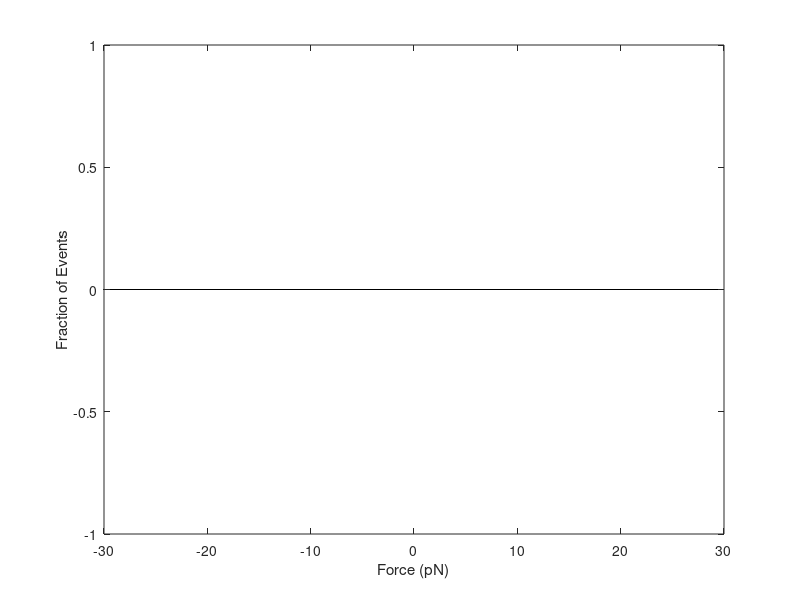

Here is the MATLAB script that generated this plot: (Note: this script raises an error after producing the figure.)
% Penn              14 Feb 2012         Adam G. Hendricks
% aggregate force trace data from several experiments

%November 2021: Emily cleaning up some stuff that she added

%%
clear all, close all, clear java
addpath('/Users/emilyprowse/Documents/McGill/Hendricks_Lab/Analysis/New_General_codes/');
addpath('/Users/emilyprowse/Documents/McGill/Hendricks_Lab/Analysis/Statistical_testing/');
addpath('/Users/emilyprowse/Documents/McGill/Hendricks_Lab/Analysis/New_General_codes/histf_v1/');
% datdir='/Volumes/Emily_2022/Omar_OT/U2OS/Good_force_traces/Force_mat/';
datdir='/Volumes/Emily_2022/Neurons/Good_OT_motors/';
%flist=dir([datdir,'*_force.mat']); %LBCs in live cells
WT_color=[0.3 0.3 0.3]; %early
S421D_color=[0 0.6 0]; %early
% WT_color=[0.2902 0.5569  0.8863]; %late
% S421D_color=[0.4314    0.6863    0.4745];%late
for condition=1:2
    if condition==1
        flist=dir([datdir,'*.mat']);
    elseif condition ==2
        flist=dir([datdir,'*.mat']);
    end
 
numel(flist); %to print the number of files incorporated into the analysis

cmapa=colormap(winter(12));
cmapr=colormap(hot(12));
%%

stall_force=[];
stall_time=[];
stall_vel=[];
stall_snapvel=[];
time_ant=[];
time_ret=[];
max_force_ant=[];
max_force_ret=[];
Fthreshold =0.5; %[pN] force threshold to define and event - 1.5, Emily modified from 0.7 to 0.5, Emily added this from unbinding rate code

%Emily trying to incorporate binding rate
force_bins = [-15:0.5:-Fthreshold,Fthreshold:0.5:15];
C_unbinding = zeros(size(force_bins)); %number of unbinding events in each force bin
C_points = zeros(size(force_bins)); %number of data points in each force bin
binding_rate = [];

for kf=1:numel(flist)
    datf=load([datdir,flist(kf).name]);
    stall_force=[stall_force,datf.stall_force];
    stall_time=[stall_time,datf.stall_time];
    stall_vel=[stall_vel,datf.stall_vel];
    stall_snapvel=[stall_snapvel,datf.stall_snapvel];
    max_force_ant=[max_force_ant,max(datf.stall_force)];
    max_force_ret=[max_force_ret,min(datf.stall_force)];
    
    jkant=find(datf.stall_force>0);
    jkret=find(datf.stall_force<0);
    time_ant(kf)=sum(datf.stall_time(jkant));
    time_ret(kf)=sum(datf.stall_time(jkret));
    
    %Emily trying to add in the binding rate
    flat_part_C_points = hist(datf.stall_force,force_bins);
end

%apply stall criteria
%jkp=find(stall_time>0.1 & abs(stall_vel)>200);
%jkp=find(stall_time>0.1 & abs(stall_vel)>500);
%jkp=find(stall_time>1 & abs(stall_snapvel)>250 & abs(stall_vel)>0);% & sign(stall_snapvel)+sign(stall_vel)==0);%[0.25,1.0] & abs(stall_vel)>500);
% jkp=find(stall_time>1); %Original
jkp=find(stall_time>0.25); %Emily
%jkp=find(stall_time>0);

jkpa=find(stall_force(jkp)>0);
mean_force_ant=mean(stall_force(jkp(jkpa)));
std_force_ant=std(stall_force(jkp(jkpa)));

jkpr=find(stall_force(jkp)<0);
mean_force_ret=mean(stall_force(jkp(jkpr)));
std_force_ret=std(stall_force(jkp(jkpr)));

%Emily added to get true stall force values
mean_force_ant_2{condition}=mean_force_ant;
mean_force_ret_2{condition}=mean_force_ret;
std_force_ant_2{condition}=std_force_ant;
std_force_ret_2{condition}=std_force_ret;
stall_force_ant_2{condition}=stall_force(jkp(jkpa));
stall_force_ret_2{condition}=stall_force(jkp(jkpr));
stall_time_ant_2{condition}=stall_time(jkp(jkpa));
stall_time_ret_2{condition}=stall_time(jkp(jkpr));

% dfs=0.25;%[0.5]
% dfs=0.25; %Emily modifying based on Adam's suggestion
dfs=0.5; %Emily modifying based on Adam's suggestion-modified again to increase bin size
% fs=-15:dfs:15;%Original
fs=-25:dfs:25; %Emily
ns=hist(stall_force(jkp),fs);
figure %('Name',append(num2str(condition),'Force histogram 1'),'NumberTitle','off'), hold on, 
bar(fs,ns,1)
xlabel('Force (pN)'), ylabel('Fraction of Events')
%Emily trying some stuff
% figure('Name',append(num2str(condition),'Stall time force distribution'),'NumberTitle','off'), hold on,
% bar(stall_time(jkp), stall_force(jkp))
% xlabel('Force (pN)'), ylabel('Fraction of Events')

ja=find(fs>0);
jr=find(fs<0);

figure('Name',append(num2str(condition),'Force histogram 2'),'NumberTitle','off'), hold on, 
xlabel('Force (pN)'), ylabel('Fraction of Events'), legend('Anterograde','Retrograde')
hold on, hba=bar(fs(ja),ns(ja)./sum(ns(ja)),1) 
set(hba,'facecolor','w')%'edgecolor',[1 1 1],'linewidth',2)
hold on, hbr=bar(-fs(jr),-ns(jr)./sum(ns(jr)),1,'r')
set(hbr,'facecolor','w','edgecolor',0.25.*[1 1 1],'linewidth',2)
axis tight
nsa_max=max(ns(ja)./sum(ns(ja)));
nsr_max=max(ns(jr)./sum(ns(jr)));
publication_fig(0,0,1)


 %saving the variables
% force_fraction_ant{condition}=ns(ja)./(sum(ns(ja))+sum(ns(jr))); %Original
% force_fraction_ret{condition}=-ns(jr)./(sum(ns(ja))+sum(ns(jr))); %Original
force_fraction_ant{condition}=ns(ja)./(sum(ns(ja))+sum(ns(jr))); %Emily modified Mar 2022 to have total fraction rather than only fraction of anterograde
force_fraction_ret{condition}=-ns(jr)./(sum(ns(ja))+sum(ns(jr)));%Emily modified Mar 2022 to have total fraction rather than only fraction of retrograde
force_range_ant{condition}=fs(ja);
force_range_ret{condition}=-fs(jr);

% %fit histograms
% Nopt_max=8;%original
Nopt_max_ant=3; %Emily for late
% Nopt_max_ant=3; %Emily for early
fss_ant=0:0.01:20; %changed from 0:0.01:15
fss_ret=-20:0.01:0; %changed from -15:0.01:0
options = statset('Display','final','MaxIter',1000,'TolX',1e-8,'robust','on');

for kdist=1:Nopt_max_ant;%1:10; 
    objk_ant = gmdistribution.fit(stall_force(jkp(jkpa))',kdist,'Options',options,'Start','randSample');
    obj_force_ant{kdist}=objk_ant
    aic_force_ant(kdist)=objk_ant.AIC
    bic_force_ant(kdist)=objk_ant.BIC 
    pdfka=pdf(objk_ant,fss_ant');
    %hold on, plot(fss_ant,pdfka.*1.2.*(nsr_max/max(pdfkr)),'color',cmapa(kdist,:),'linewidth',2)
end

% Nopt_max_ret=2; %Emily for early
Nopt_max_ret=4; %Emily for late
for kdist=1:Nopt_max_ret;%1:10;
    objk_ret = gmdistribution.fit(stall_force(jkp(jkpr))',kdist,'Options',options,'Start','randSample');
    obj_force_ret{kdist}=objk_ret;
    aic_force_ret(kdist)=objk_ret.AIC;
    bic_force_ret(kdist)=objk_ret.BIC;
    pdfkr=pdf(objk_ret,fss_ret');
    %hold on, plot(-fss_ret,-pdfkr.*1.2.*(nsa_max/max(pdfkr)),'color',cmapr(kdist,:),'linewidth',2)
end
%[aic_llf_ret,jopt_ret]=min(aic_force_ret);
[bic_llf_ret,jopt_ret]=min(bic_force_ret);
pfit_stalls_ret=pdf(obj_force_ret{jopt_ret},fss_ret');
Cpr=1.2.*(max(ns(jr)./sum(ns(jr)))/max(pfit_stalls_ret))
pfit_stalls_ret_per_cond{condition}=pfit_stalls_ret.*Cpr; %Emily
hold on, plot(-fss_ret,-pfit_stalls_ret.*Cpr,'linewidth',2,'color',0.25.*[1 1 1])
% for kc=1:jopt_ret, %to plot each component separately
%     pfc=mvnpdf(fss_ret',obj_force_ret{jopt_ret}.mu(kc),obj_force_ret{jopt_ret}.Sigma(kc));
%     %pfc=pdf('norm',fss_ret',obj_force_ret{jopt_ret}.mu(kc),obj_force_ret{jopt_ret}.Sigma(kc));
%     hold on, plot(-fss_ret,-pfc.*Cpr*(obj_force_ret{jopt_ret}.PComponents(kc)),'k','linewidth',1)
% end

%[aic_llf_ant,jopt_ant]=min(aic_force_ant);
[bic_llf_ant,jopt_ant]=min(bic_force_ant);
pfit_stalls_ant=pdf(obj_force_ant{jopt_ant},fss_ant');
Cpa=1.2.*(max(ns(ja)./sum(ns(ja)))/max(pfit_stalls_ant));
pfit_stalls_ant_per_cond{condition}=pfit_stalls_ant.*Cpa; %Emily
hold on, plot(fss_ant,pfit_stalls_ant.*Cpa,'linewidth',2,'color',0.25.*[1 1 1])
% for kc=1:jopt_ant, %to plot each component separately
%     pfc=mvnpdf(fss_ant',obj_force_ant{jopt_ant}.mu(kc),obj_force_ant{jopt_ant}.Sigma(kc));
%     %pfc=pdf('norm',fss_ret',obj_force_ret{jopt_ret}.mu(kc),obj_force_ret{jopt_ret}.Sigma(kc));
%     hold on, plot(fss_ant,pfc.*Cpa*(obj_force_ant{jopt_ant}.PComponents(kc)),'k','linewidth',1)
% end

axis tight
set(gca,'xtick',[0:2:25])
pbaspect([2 1 1])

figure ('Name',append(num2str(condition),'Force histogram anterograde retrograde'),'NumberTitle','off'), hold on, 
plot(aic_force_ant,'b','linewidth',2)
hold on, plot(bic_force_ant,'b--','linewidth',2)
hold on, plot(aic_force_ret,'r','linewidth',2)
hold on, plot(bic_force_ret,'r--','linewidth',2)
ylabel('AIC, BIC')
xlabel('N components')

disp('Anterograde fits:')
obj_force_ant{jopt_ant}

disp('Retrograde fits:')
obj_force_ret{jopt_ret}

obj_ret_stalls = gmdistribution.fit(stall_force(jkp(jkpr))',2,'Options',options);
obj_ant_stalls = gmdistribution.fit(stall_force(jkp(jkpa))',2,'Options',options);
%k=1; objk=[obj_force_ant{k}.mu, obj_force_ant{k}.Sigma(:), obj_force_ret{k}.PComponents']; sortrows(objk)

figure ('Name',append(num2str(condition),'Mean force anterograde retrograde'),'NumberTitle','off'), hold on, 
hb00=errorbar(1,mean_force_ant,std_force_ant,'.','markersize',20,'linewidth',2,'color',[0 0.5 0])
hb01=errorbar(2,-mean_force_ret,std_force_ret,'.','markersize',20,'linewidth',2,'color',[0 0 0.5])
set(gca,'xtick',[1 2])
set(gca,'xticklabel',{'Anterograde','Retrograde'})
% errorbar_tick(hb00,0.5,'units') 
% errorbar(hb00,0.5,'units')
% errorbar_tick(hb01,0.5,'units')
% errorbar(hb01,0.5,'units')
ylabel('Mean Force (pN)')

df=5;
fsm=0:df:30;
nfsm_ant=hist(max_force_ant,fsm);
nfsm_ret=hist(-max_force_ret,fsm);
figure ('Name',append(num2str(condition),'Max force anterograde retrograde'),'NumberTitle','off'), hold on, 
bar(fsm-df/4,nfsm_ant,0.5,'b')
hold on, bar(fsm+df/4,nfsm_ret,0.5,'r')
xlabel('Max. Force per Trace (pN)'), ylabel('Traces')

%
F_time_ant=time_ant./(time_ant+time_ret);
F_time_ret=time_ret./(time_ant+time_ret);
mean_time_ant=mean(F_time_ant);
std_time_ant=std(F_time_ant);
sem_time_ant=std_time_ant/sqrt(numel(time_ant));

mean_time_ret=mean(F_time_ret);
std_time_ret=std(F_time_ret);
sem_time_ret=std_time_ret/sqrt(numel(time_ret));

figure ('Name',append(num2str(condition),'Force histogram ant ret 3'),'NumberTitle','off'), hold on, 
hb1=errorbar([1],[mean_time_ant],[std_time_ant],'.','markersize',20,'linewidth',2,'color','b')
hold on, hb2=errorbar(2,mean_time_ret,std_time_ret,'.','markersize',20,'linewidth',2,'color','r')
set(gca,'xtick',[1 2])
set(gca,'xticklabel',{'Anterograde','Retrograde'})
% errorbar_tick(hb1,0.5,'units')
% errorbar_tick(hb2,0.5,'units')
set(gca,'ylim',[0 1])
ylabel('Fraction of Time (s)')

jant=find(stall_force>0 & stall_time>0);
jret=find(stall_force<0 & stall_time>0);

ts=0:0.05:5;
figure ('Name',append(num2str(condition),'Fraction of events ant ret'),'NumberTitle','off'), hold on, 
nts_ant=hist(stall_time(jant),ts);
nts_ret=hist(stall_time(jret),ts);
figure, plot(ts,nts_ant./sum(nts_ant),'b-',ts,nts_ret./sum(nts_ret),'r-','linewidth',2)
xlabel('Time (s)'), ylabel('Fraction of Events'), legend('ant.','ret.')

figure ('Name',append(num2str(condition),'Force histogram stall force 4'),'NumberTitle','off'), hold on, 
 plot(stall_time(jant),stall_force(jant),'b.',stall_time(jret),-stall_force(jret),'r.')
xlabel('Time (s)'), ylabel('Max. Force (pN)')

figure ('Name',append(num2str(condition),'Force histogram stall force 5'),'NumberTitle','off'), hold on, 
scatter_ant=scatter(stall_time(jant),stall_force(jant),'MarkerFaceColor',[0.085 0.77 0],'MarkerEdgeColor','none'),hold on,
alpha(scatter_ant,0.2)
scatter_ret=scatter(stall_time(jret),-stall_force(jret),'b','filled')
alpha(scatter_ret,0.2)
xlabel('Time (s)'), ylabel('Max. Force (pN)')
xlim([0 5])
publication_fig(0,0,1)


%%
%Emily assigning variables for plotting later
stall_time_ant{condition}=stall_time(jant);
stall_time_ret{condition}=-stall_time(jret);
stall_force_ant{condition}=stall_force(jant);
stall_force_ret{condition}=stall_force(jret);

%%
%bootstrap to find confidence intervals
% [nbic_ant,naic_ant]=bootstrap_multicomp_fits(250,Nopt_max,stall_force(jkp(jkpa)));
% [nbic_ret,naic_ret]=bootstrap_multicomp_fits(250,Nopt_max,stall_force(jkp(jkpr)));
% 
% xnc=1:Nopt_max;
% 
% nnca=hist(nbic_ant,xnc);
% figure, hba2=bar(xnc,nnca./sum(nnca))
% set(hba2,'facecolor',0.25.*[1 1 1],'edgecolor',[1 1 1],'linewidth',2)
% xlabel({'Optimal Number of Components','Anterograde Forces'})
% 
% nncr=hist(nbic_ret,xnc);
% figure, hbr2=bar(xnc,nncr./sum(nncr))
% set(hbr2,'facecolor',[1.0 1.0 1.0],'edgecolor',0.25.*[1 1 1],'linewidth',2)
% xlabel({'Optimal Number of Components','Retrograde Forces'})
%%

% test that anterograde and retrograde force event histograms are distinct
% using kolomogrov-smirnov test

[h_ks,p_ks,k_ks]=kstest2(stall_force(jkp(jkpr)),stall_force(jkp(jkpa)))


%%
% STEPS %%%%%%%%%%%%%%

%flist_steps=dir([datdir,'*_ant_steps.mat']);
%flist_steps=dir([datdir,'*_ret_steps.mat']);
for js=1:2,
    if js==1,
        flist_steps=dir([datdir,'*_ant_steps.mat']);
        %flist_steps=dir([datdir,'*_ant_steps_sub5pN.mat']);
    elseif js==2,
        flist_steps=dir([datdir,'*_ret_steps.mat']);
        %flist_steps=dir([datdir,'*_ret_steps_sub5pN.mat']);
    end
    step_size=[];
    step_dwell=[];
    for kf=1:numel(flist_steps),
        datf=load([datdir,flist_steps(kf).name]);
        step_size=[step_size,datf.steps.steps(5,:)];
        dwellk=(1/2e3).*[datf.steps.steps(3,1),diff(datf.steps.steps(3,:))];
        step_dwell=[step_dwell,dwellk];
    end

    dx=[-24:2:24];
    ndx=hist(step_size,dx);

    %fit to gaussian
    % jda=find(dx>0);
    % jdr=find(dx<0);
    % jfa=find(step_size>0);
    % jfr=find(step_size<0);
    % [mu_a,s_a]=normfit(step_size(jfa));
    % [mu_r,s_r]=normfit(step_size(jfr));
    for case_fits=1:4,
        switch case_fits
            case 1
                obj_steps0(1).mu=[-8; 8];
                obj_steps0(1).Sigma(:,:,1)=8;
                obj_steps0(1).Sigma(:,:,2)=8;
                obj_steps0(1).PComponents=[0.5 0.5];
                ks=2;
            case 2
                obj_steps0(2).mu=[-8; -4; 8];
                obj_steps0(2).Sigma(:,:,1)=8;
                obj_steps0(2).Sigma(:,:,2)=8;
                obj_steps0(2).Sigma(:,:,3)=8;
                obj_steps0(2).PComponents=[0.4 0.2 0.4];
                ks=3;
            case 3
                obj_steps0(3).mu=[-8; 4; 8];
                obj_steps0(3).Sigma(:,:,1)=8;
                obj_steps0(3).Sigma(:,:,2)=8;
                obj_steps0(3).Sigma(:,:,3)=8;
                obj_steps0(3).PComponents=[0.4 0.2 0.4];
                ks=3;
            case 4
                obj_steps0(4).mu=[-8; -4; 4; 8];
                obj_steps0(4).Sigma(:,:,1)=8;
                obj_steps0(4).Sigma(:,:,2)=8;
                obj_steps0(4).Sigma(:,:,3)=8;
                obj_steps0(4).Sigma(:,:,4)=8;
                obj_steps0(4).PComponents=[0.4 0.1 0.1 0.4];
                ks=4;
        end 
        
%         objc = gmdistribution.fit(step_size',ks,'Options',options,'Start',obj_steps0(case_fits));
%         obj_steps{case_fits}=objc;
%         aic_steps(case_fits)=objc.AIC;
%         bic_steps(case_fits)=objc.BIC;
%     end
%     jbic=find(bic_steps==min(bic_steps));
% 
%     obj_steps{jbic}.mu
%     obj_steps{jbic}.Sigma
%     obj_steps{jbic}.PComponents
%     u0=[-8 3 17 8 3 48]; %ant
%     u0=[-8 3 98 8 3 35]; %ret

%     figure('Name','Step size 1','NumberTitle','off'), hold on, 
%     hbs=bar(dx,ndx,1), xlabel('Step Size (nm)'), ylabel('Counts')
%     set(hbs,'facecolor',0.25.*[1.0 1.0 1.0],'edgecolor',1.*[1 1 1],'linewidth',2)
%     ddx=dx(1):0.1:dx(end);
%     pdf_fit=pdf(obj_steps{jbic},ddx');
% %     hold on, plot(ddx,normpdf(ddx,mu_a,s_a).*(max(ndx(jda)))./(1/(2.5*s_a)),'c-','linewidth',2)
% %     hold on, plot(ddx,normpdf(ddx,mu_r,s_r).*(max(ndx(jdr)))./(1/(2.5*s_r)),'c-','linewidth',2)
%     hold on, plot(ddx,pdf_fit.*(max(ndx)./max(pdf_fit)),'color',0.25.*[1 1 1],'linewidth',2)
%     set(gca,'xtick',[-24:4:24])
%     
%      
%     xdwell=0:0.025:2.5;
%     ndwell=hist(step_dwell,xdwell);
%     
%     [phat,pci]=gamfit(step_dwell)
%     pdwell_fit=gampdf(xdwell,phat(1),phat(2));
%    
%     figure('Name','Dwell time','NumberTitle','off'), hold on, 
%     hbd=bar(xdwell,ndwell./sum(ndwell),1)
%     set(hbd,'facecolor',0.25.*[1 1 1],'edgecolor',1.*[1 1 1],'linewidth',0.5)
%     xlabel('Dwell Time (s)'), ylabel('Probability')
%     
%     hold on, plot(xdwell,pdwell_fit./sum(pdwell_fit),'k-')
%     set(gca,'xlim',[0 1])

end
%%

% % function res=N_normfit(u,x,n)
% %     %u=[mu1, sigma1, a1, mu2, sigma2, a2, ...]
% %     Nmodes=numel(u)/3;
% %     nfit=zeros(size(x));
% %     for kn=1:Nmodes
% %         uk=(kn-1)*3+[1:3];
% %         nk=normpdf(x,uk(1),uk(2));
% %         nfit=nfit+uk(3).*nk;
% %     end
% %     res=sum((n-nfit).^2);
end

%decide optimal number of distributions - see aicbic.m

end

% mean_ant_WT=mean(stall_force_ant{1});
% mean_ant_S421D=mean(stall_force_ant{2});
% mean_ret_WT=-mean(stall_force_ret{1});
% mean_ret_S421D=-mean(stall_force_ret{2});
% 
% sem_ant_WT=std(stall_force_ant{1})/(sqrt(numel(stall_force_ant{1})));
% sem_ant_S421D=std(stall_force_ant{2})/(sqrt(numel(stall_force_ant{2})));
% sem_ret_WT=std(stall_force_ret{1})/(sqrt(numel(stall_force_ret{1})));
% sem_ret_S421D=std(stall_force_ret{2})/(sqrt(numel(stall_force_ret{2})));

mean_ant_WT=mean_force_ant_2{1};
mean_ant_S421D=mean_force_ant_2{2};
mean_ret_WT=-mean_force_ret_2{1};
mean_ret_S421D=-mean_force_ret_2{2};

sem_ant_WT=std_force_ant_2{1};
sem_ant_S421D=std_force_ant_2{2};
sem_ret_WT=std_force_ret_2{1};
sem_ret_S421D=std_force_ret_2{2};

%Force histograms for all stalls above the threshold 0.25s stall force,
%binned by 0.5pN bins 
figure('Name',append(num2str(condition),'Force histogram both conditions'),'NumberTitle','off'), hold on,
xlabel('Force (pN)'), ylabel('Fraction of Events'),
hold on, 
b1=bar(force_range_ant{2},force_fraction_ant{2},1,'facecolor',S421D_color,'edgecolor',S421D_color,'linewidth',0.5);
b1.FaceAlpha=0.3;
hold on, 
b2=bar(force_range_ret{2},force_fraction_ret{2},1,'facecolor',S421D_color,'edgecolor',S421D_color,'linewidth',0.5);
b2.FaceAlpha=0.3;
hold on,
b3=bar(force_range_ant{1},force_fraction_ant{1},1,'facecolor',WT_color,'edgecolor',WT_color,'linewidth',0.5);
b3.FaceAlpha=0.3;
hold on, 
b4=bar(force_range_ret{1},force_fraction_ret{1},1,'facecolor',WT_color,'edgecolor',WT_color,'linewidth',0.5);
b4.FaceAlpha=0.3;
hold on, scatter(mean_ant_WT,0.085,100,'MarkerFaceColor',WT_color,'MarkerEdgeColor','none');
hold on, plot([mean_ant_WT-sem_ant_WT; mean_ant_WT+sem_ant_WT], [0.085; 0.085],'Color', WT_color);
hold on, scatter(mean_ret_WT,-0.085,100,'MarkerFaceColor',WT_color,'MarkerEdgeColor','none');
hold on, plot([mean_ret_WT-sem_ret_WT; mean_ret_WT+sem_ret_WT], [-0.085; -0.085],'Color', WT_color);
hold on, scatter(mean_ant_S421D,0.09,100,'MarkerFaceColor',S421D_color,'MarkerEdgeColor','none');
hold on, plot([mean_ant_S421D-sem_ant_S421D; mean_ant_S421D+sem_ant_S421D], [0.09; 0.09], 'Color', S421D_color);
hold on, scatter(mean_ret_S421D,-0.09,100,'MarkerFaceColor',S421D_color,'MarkerEdgeColor','none');
hold on, plot([mean_ret_S421D-sem_ret_S421D; mean_ret_S421D+sem_ret_S421D], [-0.09; -0.09],'Color', S421D_color);
xlim([-1.5 25])
publication_fig(0,0,1)
% axis tight

%Scatter plot all stalls, not filtered for stall >0.25s
y=zeros(6);
figure('Name',append(num2str(condition),'Force histogram stall force scatter both conditions'),'NumberTitle','off'); 
hold on 
scatter_ant_WT=scatter(stall_time_ant{1},stall_force_ant{1},'MarkerFaceColor',WT_color,'MarkerEdgeColor','none');
hold on
alpha(scatter_ant_WT,0.3)
scatter_ant_S421D=scatter(stall_time_ant{2},stall_force_ant{2},'MarkerFaceColor',S421D_color,'MarkerEdgeColor','none');
hold on
alpha(scatter_ant_S421D,0.3)
scatter_ret_WT=scatter(-stall_time_ret{1},stall_force_ret{1},'MarkerFaceColor',WT_color,'MarkerEdgeColor','none');
alpha(scatter_ret_WT,0.3)
scatter_ret_S421D=scatter(-stall_time_ret{2},stall_force_ret{2},'MarkerFaceColor',S421D_color,'MarkerEdgeColor','none');
hold on
alpha(scatter_ret_S421D,0.3);
plot(0:5,y,'k'), hold on,
% plot(repelem(0.1,50),-49:2:49,'b.'),hold on,
% plot(repelem(0.25,50),-49:2:49,'.','MarkerEdgeColor',[0.87 0.49 0])
xlabel('Time (s)'), ylabel('Max. Force (pN)')
xlim([0 5])
ylim([-25 25])
% yticks([-50 -25 0 25 50])
publication_fig(0,0,1)
% pbaspect([2 1 1])

%Scatter plot for all stalls above threshold of 0.25s
y=zeros(6);
figure('Name',append(num2str(condition),'Force histogram stall force scatter both conditions v2'),'NumberTitle','off'); 
hold on 
scatter_ant_WT=scatter(stall_time_ant_2{1},stall_force_ant_2{1},'MarkerFaceColor',WT_color,'MarkerEdgeColor','none');
hold on
alpha(scatter_ant_WT,0.3)
scatter_ant_S421D=scatter(stall_time_ant_2{2},stall_force_ant_2{2},'MarkerFaceColor',S421D_color,'MarkerEdgeColor','none');
hold on
alpha(scatter_ant_S421D,0.3)
scatter_ret_WT=scatter(stall_time_ret_2{1},stall_force_ret_2{1},'MarkerFaceColor',WT_color,'MarkerEdgeColor','none');
alpha(scatter_ret_WT,0.3)
scatter_ret_S421D=scatter(stall_time_ret_2{2},stall_force_ret_2{2},'MarkerFaceColor',S421D_color,'MarkerEdgeColor','none');
hold on
alpha(scatter_ret_S421D,0.3);
plot(0:5,y,'k'), hold on,
% plot(repelem(0.1,50),-49:2:49,'b.'),hold on,
% plot(repelem(0.25,50),-49:2:49,'.','MarkerEdgeColor',[0.87 0.49 0])
xlabel('Time (s)'), ylabel('Max. Force (pN)')
xlim([0 5])
ylim([-25 25])
% yticks([-50 -25 0 25 50])
publication_fig(0,0,1)
% pbaspect([2 1 1])

%Emily trying the bootstrapping to get a sortof sliding average with
%confidence intervals
% force_time_WT_ant=[stall_force_ant{1}; stall_time_ant{1}].';
% force_time_S421D_ant=[stall_force_ant{2}; stall_time_ant{2}].';
% force_time_WT_ret=[abs(stall_force_ret{1}); abs(stall_time_ret{1})].';
% force_time_S421D_ret=[abs(stall_force_ret{2}); abs(stall_time_ret{2})].';
force_time_WT_ant=[stall_time_ant_2{1};stall_force_ant_2{1}].';
force_time_S421D_ant=[stall_time_ant_2{2}; stall_force_ant_2{2}].';
force_time_WT_ret=[abs(stall_time_ret_2{1}); abs(stall_force_ret_2{1})].';
force_time_S421D_ret=[abs(stall_time_ret_2{2}); abs(stall_force_ret_2{2})].';



Loic_bootstrap_code_04092019_OT_em(force_time_WT_ant, 1000,0.05,3,5)  %Emily can't figure out how to make it work for plots with the same size bins
Loic_bootstrap_code_04092019_OT_em(force_time_S421D_ant, 1000,0.05,3,5)
Loic_bootstrap_code_04092019_OT_em(force_time_WT_ret, 1000,0.05,3,5)
Loic_bootstrap_code_04092019_OT_em(force_time_S421D_ret, 1000,0.05,3,5)


% % 
% fileprefix=append('20220404_late_stall_dfs_0pt5pN_0pt5s_fit_maxant_3_maxret_4_',num2str(condition))
% % % 
% tempdir = '/Users/emilyprowse/Documents/McGill/Hendricks_Lab/Analysis/';   % Your destination folder
% FolderName = tempdir;   % Your destination folder
% FigList = findobj(allchild(0), 'flat', 'Type', 'figure');
% for iFig = 1:length(FigList)
%   FigHandle = FigList(iFig);
%   FigName   = get(FigHandle, 'Name');
%   savefig(FigHandle, fullfile(FolderName, [append(fileprefix,FigName), '.fig'])); 
%   saveas(FigHandle, fullfile(FolderName, [append(fileprefix,FigName), '.png']));
% end

%do kstest here
% [kstest_ant,kstest_ant_p]=kstest2(anterograde_forces{1},anterograde_forces{2}) %anterograde forces
% 
% [kstest_ret,kstest_ret_p]=kstest2(retrograde_forces{1},retrograde_forces{2})
% 
% [kstest_ant_ret_WT,kstest_ant_ret_WT_p]=kstest2(anterograde_forces{1},retrograde_forces{1})
% 
% [kstest_ant_ret_S421D,kstest_ant_ret_S421D_p]=kstest2(anterograde_forces{2},retrograde_forces{2})

[kstest_ant,kstest_ant_p]=kstest2(force_fraction_ant{1},force_fraction_ant{2}) %anterograde forces

[kstest_ret,kstest_ret_p]=kstest2(abs(force_fraction_ret{1}),abs(force_fraction_ret{2}))

[kstest_ant_ret_WT,kstest_ant_ret_WT_p]=kstest2(force_fraction_ant{1},abs(force_fraction_ret{1}))

[kstest_ant_ret_S421D,kstest_ant_ret_S421D_p]=kstest2(force_fraction_ant{2},abs(force_fraction_ret{2}))